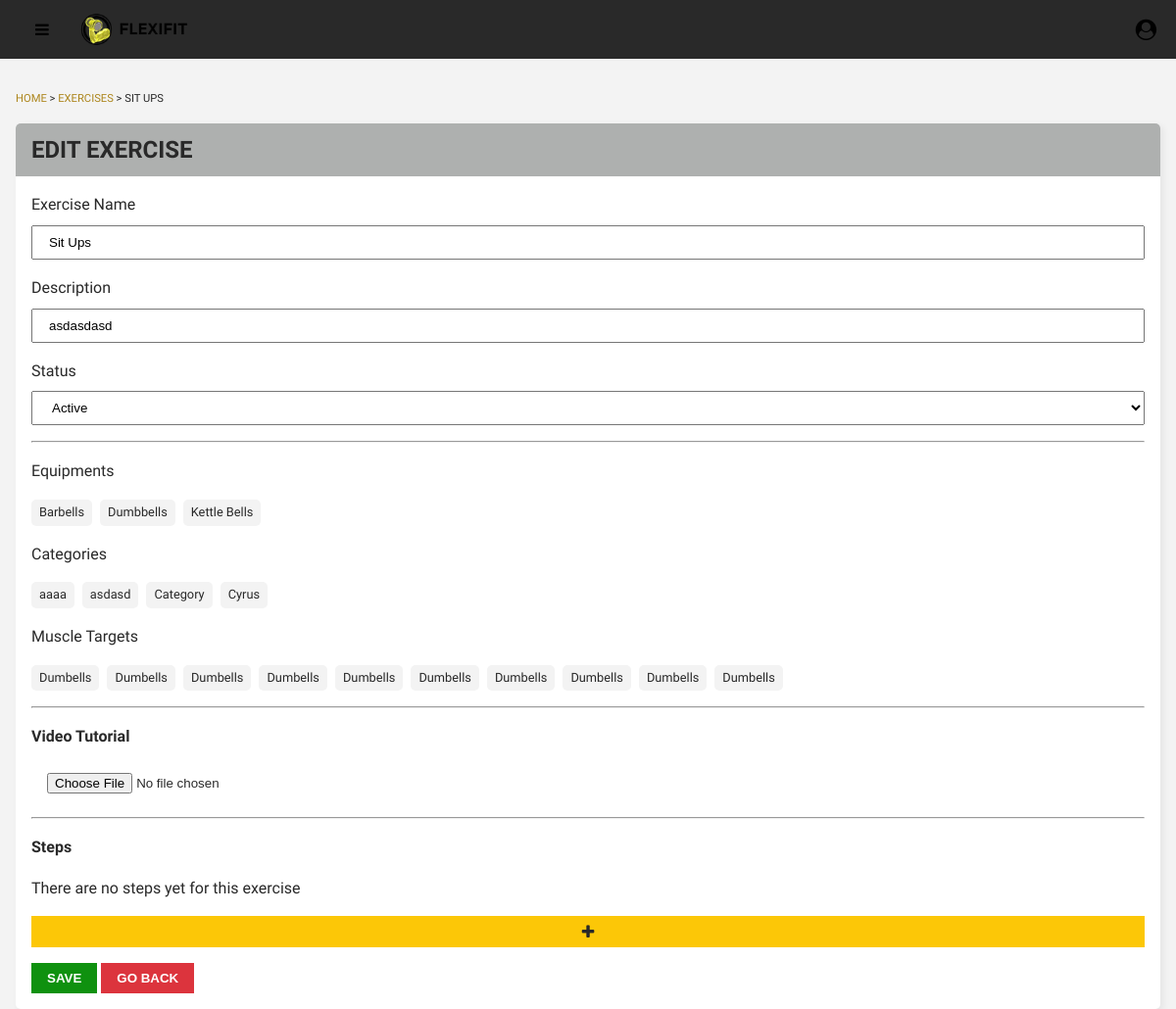
The page /admin/edit-exercise.php?id=2 (signed in) on the database as committed earlier.
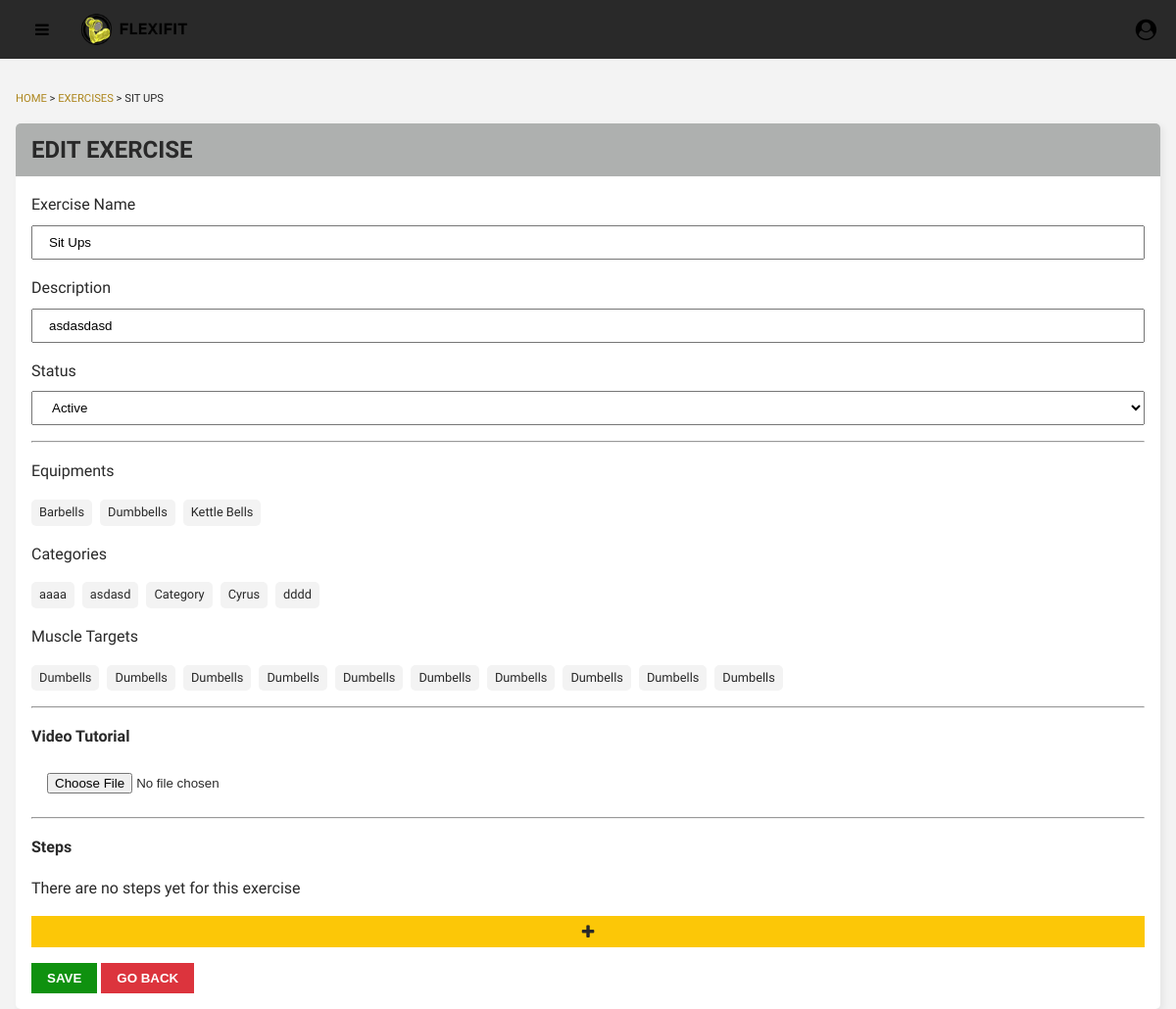
The same page on the database as committed later.
### tables this page shows
CREATE TABLE `equipment` (
  `ID` int(11) NOT NULL,
  `equipment_name` varchar(255) NOT NULL
);

CREATE TABLE `category` (
  `ID` int(11) NOT NULL,
  `category_name` varchar(255) NOT NULL,
  `category_description` varchar(500) NOT NULL,
  `category_pic_url` varchar(500) NOT NULL,
  `dateCreated` date NOT NULL DEFAULT current_timestamp()
);

### admin/includes/edit-exercise.php (called while the page is built, shortened)
<?php
class Exercise
{
    private $exerciseId;
    private $conn;
    public function __construct($conn, $exerciseId)
    {
        $this->conn = $conn;
        $this->exerciseId = $exerciseId;
    }
    public function get_equipments()
    {
        $stmt = $this->conn->prepare("SELECT * FROM `equipment` ORDER BY `equipment_name`");
        $stmt->execute();
        $result = $stmt->get_result();
        if ($result->num_rows > 0) {
            $equipments = [];
            while ($rows = $result->fetch_assoc()) {
                $equipments[] = $rows;
            }
            return $equipments;
        } else {
            return [];
        }
    }
    public function get_exercise_equipments()
    {
        $stmt = $this->conn->prepare("SELECT `equipment`.`ID` FROM `equipment` INNER JOIN `exercise_equipment`  ON `equipment`.`ID` = `exercise_equipment`.`equipmentID`  WHERE exerciseID = ?");
        $stmt->bind_param("i", $this->exerciseId);
        $stmt->execute();
        $result = $stmt->get_result();
        $equipments = [];
        return $equipments;
    }
    public function get_categories()
    {
        $stmt = $this->conn->prepare("SELECT * FROM `category` ORDER BY `category_name`");
        $stmt->execute();
        $result = $stmt->get_result();
        if ($result->num_rows > 0) {
            $categories = [];
            while ($rows = $result->fetch_assoc()) {
                $categories[] = $rows;
            }
            return $categories;
        } else {
            return [];
        }
    }
    public function get_exercise_categories()
    {
        $stmt = $this->conn->prepare("SELECT `category`.`category_name`, `category`.`ID` FROM `category` INNER JOIN `exercise_category`  ON `category`.`ID` = `exercise_category`.`categoryID`  WHERE exerciseID = ?");
        $stmt->bind_param("i", $this->exerciseId);
        $stmt->execute();
        $result = $stmt->get_result();
        if ($result->num_rows > 0) {
            $categories = [];
            while ($rows = $result->fetch_assoc()) {
                $categories[] = $rows;
            }
            return $categories;
        } else {
            return [];
        }
    }
}

### admin/edit-exercise.php (the view, shortened to what the changed rows need)
<?php
require_once "./includes/auth.php";
isset($_GET['id']) && !empty($_GET['id']) ? $exerciseId = $_GET['id'] : header("location: ./exercises.php");
?>
<?php
require_once("./includes/edit-exercise.php");
$exercise = new Exercise($conn, $exerciseId);
$exerciseEquipmentList = $exercise->get_exercise_equipments();
$equipmentList = $exercise->get_equipments();
$exerciseCategoryList = $exercise->get_exercise_categories();
$categoryList = $exercise->get_categories();
?>
<!DOCTYPE html>
<html lang="en">
<head>
    <?php include "./components/css.php" ?>
    <link href="./css/edit-exercise.css" rel="stylesheet">
</head>
<body>
    <div class="grid-container">
        <main class="main-container">
            <div class="main-content">
                <div class="edit-content">
                    <div class="edit-content-title">
                        <h2>EDIT EXERCISE</h2>
                    </div>
                    <form class="edit-content-form" action="./includes/add-exercise-details.php" method="POST" enctype="multipart/form-data">
                        <div class="input-multiple-item-container">
                            <div class="checkbox-container">
                                <?php foreach ($equipmentList as $equipment): ?>
                                    <div class="checkbox-item <?= in_array($equipment['ID'], array_column($exerciseEquipmentList, "ID")) ? 'selected' : ''; ?>">
                                        <label class="unselectable"><?= $equipment['equipment_name'] ?></label>
                                    </div>
                                <?php endforeach; ?>
                            </div>
                        </div>
                        <div class="input-multiple-item-container">
                            <div class="checkbox-container">
                                <?php foreach ($categoryList as $category): ?>
                                    <div class="checkbox-item <?= in_array($category['ID'], array_column($exerciseCategoryList, "ID")) ? 'selected' : ''; ?>">
                                        <label class="unselectable"><?= $category['category_name'] ?></label>
                                    </div>
                                <?php endforeach; ?>
                            </div>
                        </div>
                        <div class="input-multiple-item-container">
                            <div class="checkbox-container">
                                <?php for ($i = 0; $i < 10; $i++): ?>
                                    <div class="checkbox-item">
                                        <label class="unselectable">Dumbells</label>
                                    </div>
                                <?php endfor; ?>
                            </div>
                        </div>
                    </form>
                </div>
            </div>
        </main>
    </div>
</body>
</html>

Rows that differ between the two databases and show on the page:
added category: category_name "dddd"
